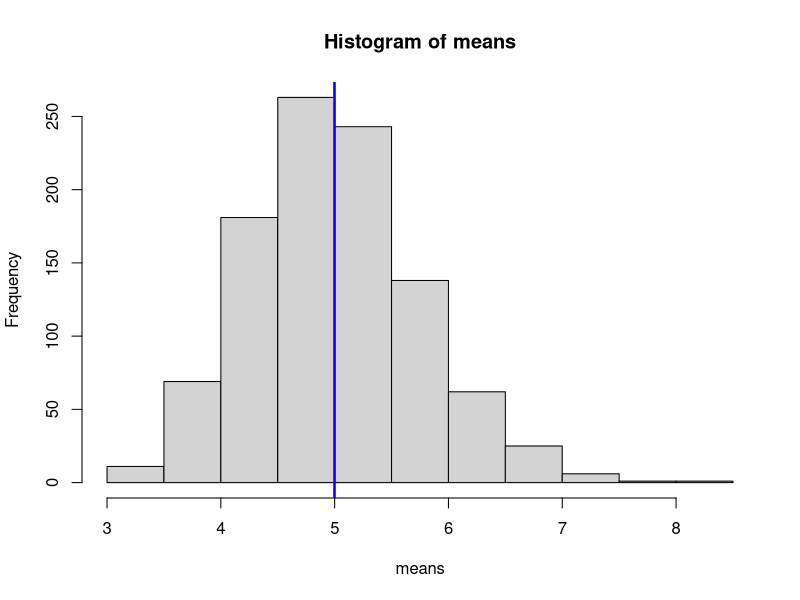
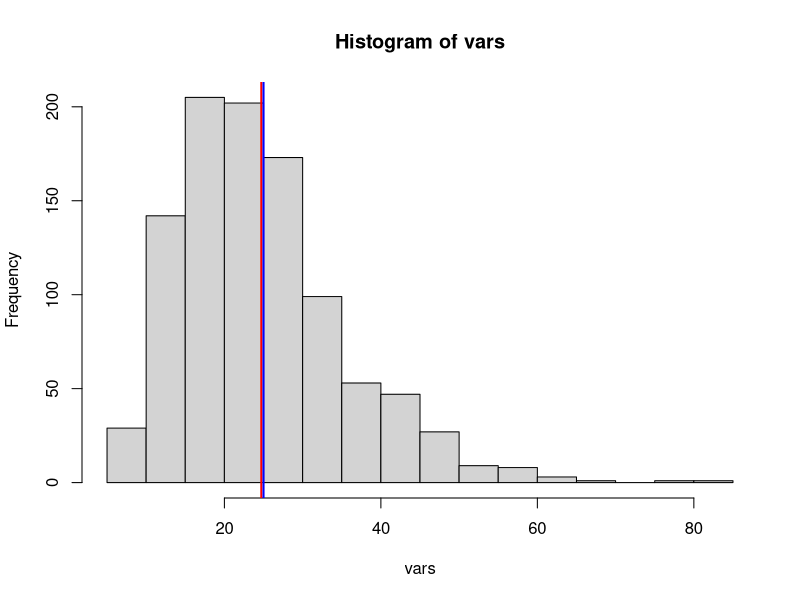
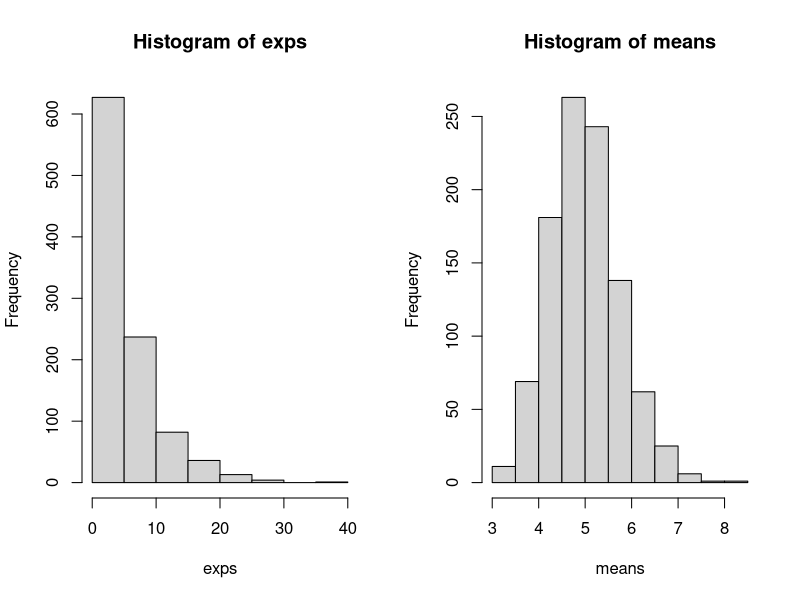

These charts were generated, in order, by the following R code:
## ---- chunk 1
means<-c()
vars<-c()
for (i in seq(1,1000)) {
    exps<-rexp(40, rate=0.2)
    means<-c(means, mean(exps))
    vars<-c(vars, var(exps))
}

## ---- chunk 2

hist(means)
abline(v=mean(means), col="red", lwd=2)
abline(v=1/0.2, col="blue", lwd=2)

## ---- chunk 3
hist(vars)
abline(v=mean(vars), col="red", lwd=2)
abline(v=(1/0.2)^2, col="blue", lwd=2)

## ---- chunk 4
par(mfrow=c(1,2))
exps <- rexp(1000, rate=0.2)
hist(exps)
hist(means)
